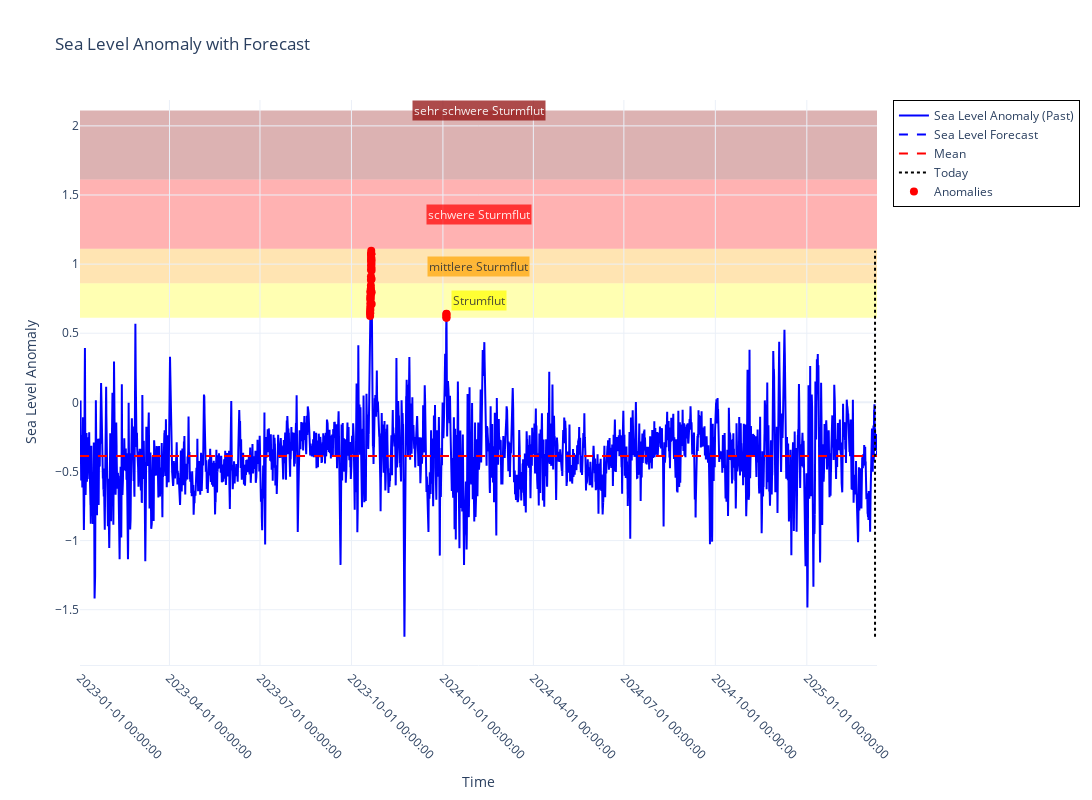

The code cell stored with this chart in its notebook:
### Code cell
import plotly.graph_objects as go
import pandas as pd
import datetime

# Aktuelles Datum bestimmen
today = datetime.datetime.today()


sla_mean = df['sla'].mean()

# Daten trennen: Vergangenheit vs. Zukunft
df_past = df[df['time'] <= today]
df_future = df[df['time'] > today]



# Identifikation von Anomalien mit Z-Score > 3
anomalies_grouped = anomalies.loc[anomalies['z_score'] > 3, ['time', 'sla', 'z_score']].groupby(by='time').mean().reset_index()

# Erstelle die Plotly-Figur
fig = go.Figure()

# Vergangenheit als durchgehende Linie
fig.add_trace(go.Scatter(
    x=df_past['time'], y=df_past['sla'], 
    mode='lines', name='Sea Level Anomaly (Past)', 
    line=dict(color='blue', dash='solid')
))

# Zukunft als gestrichelte Linie (Forecast)
fig.add_trace(go.Scatter(
    x=df_future['time'], y=df_future['sla'], 
    mode='lines', name='Sea Level Forecast', 
    line=dict(color='blue', dash='dash')
))

# Plot Mean 
fig.add_trace(go.Scatter(
    x=[df['time'].min(), df['time'].max()], y=[sla_mean, sla_mean],
    mode='lines', name='Mean',
    line=dict(color='red', dash='dash')
))

# Trennlinie für "Heute"
fig.add_trace(go.Scatter(
    x=[today, today], y=[df['sla'].min(), df['sla'].max()], 
    mode='lines', name='Today', 
    line=dict(color='black', dash='dot')
))

# Anomalien als rote Punkte
fig.add_trace(go.Scatter(
    x=anomalies_grouped['time'], y=anomalies_grouped['sla'], 
    mode='markers', name='Anomalies', 
    marker=dict(color='red', size=8)
))

# FARBBEREICHE für verschiedene Wasserstandshöhen
fig.add_shape(type="rect", x0=df['time'].min(), x1=df['time'].max(),
              y0=sla_mean + 1, y1=sla_mean + 1.25, fillcolor="yellow",
              opacity=0.3, layer="below", line_width=0, name='Low Anomaly')

fig.add_shape(type="rect", x0=df['time'].min(), x1=df['time'].max(),
              y0=sla_mean + 1.25, y1=sla_mean + 1.5, fillcolor="orange",
              opacity=0.3, layer="below", line_width=0)

fig.add_shape(type="rect", x0=df['time'].min(), x1=df['time'].max(),
              y0=sla_mean + 1.5, y1=sla_mean + 2, fillcolor="red",
              opacity=0.3, layer="below", line_width=0)

fig.add_shape(type="rect", x0=df['time'].min(), x1=df['time'].max(),
              y0=sla_mean + 2, y1=sla_mean + 2.5, fillcolor="darkred",
              opacity=0.3, layer="below", line_width=0)


fig.add_annotation(x=df['time'].median(), y=sla_mean + 1.125,
                   text="Strumflut", showarrow=False,
                   font=dict(size=12, color="black"),
                   bgcolor="yellow", opacity=0.7)

fig.add_annotation(x=df['time'].median(), y=sla_mean + 1.375,
                   text="mittlere Sturmflut", showarrow=False,
                   font=dict(size=12, color="black"),
                   bgcolor="orange", opacity=0.7)

fig.add_annotation(x=df['time'].median(), y=sla_mean + 1.75,
                   text="schwere Sturmflut", showarrow=False,
                   font=dict(size=12, color="white"),
                   bgcolor="red", opacity=0.7)

fig.add_annotation(x=df['time'].median(), y=sla_mean + 2.5,
                   text="sehr schwere Sturmflut", showarrow=False,
                   font=dict(size=12, color="white"),
                   bgcolor="darkred", opacity=0.7)


# Layout anpassen
fig.update_layout(
    title='Sea Level Anomaly with Forecast',
    xaxis_title='Time',
    yaxis_title='Sea Level Anomaly',
    width=1500,
    height=800,
    xaxis=dict(
        tickangle=45, 
        tickformat='%Y-%m-%d %H:%M:%S',
        showline=True,
        
        rangeslider=dict(visible=False),
        type='date'
    ),
    legend=dict(
        x=1.02,  # Position rechts außerhalb des Plots
        y=1,  
        xanchor='left',  # Legende am linken Rand der Position ausrichten
        yanchor='top',
        bgcolor='rgba(255,255,255,0.6)',  # Hintergrund für bessere Lesbarkeit
        bordercolor='black',
        borderwidth=1
    ),
    template='plotly_white'
)

fig.show()

### Figure 1 — Plotly figure (JSON) as saved in the notebook; plotly's stock layout.template omitted (floating-point values rounded to 4 significant figures; data arrays with more than 128 entries replaced by an {"elided": "..."} marker saying what was removed)
{"data": [{"line": {"color": "blue", "dash": "solid"}, "mode": "lines", "name": "Sea Level Anomaly (Past)", "type": "scatter", "x": {"elided": "19191 str values"}, "y": {"elided": "19191 float values"}}, {"line": {"color": "blue", "dash": "dash"}, "mode": "lines", "name": "Sea Level Forecast", "type": "scatter", "x": ["2025-03-10T15:00:00.000000000", "2025-03-10T16:00:00.000000000", "2025-03-10T17:00:00.000000000", "2025-03-10T18:00:00.000000000", "2025-03-10T19:00:00.000000000", "2025-03-10T20:00:00.000000000", "2025-03-10T21:00:00.000000000", "2025-03-10T22:00:00.000000000", "2025-03-10T23:00:00.000000000", "2025-03-11T00:00:00.000000000", "2025-03-11T01:00:00.000000000", "2025-03-11T02:00:00.000000000", "2025-03-11T03:00:00.000000000", "2025-03-11T04:00:00.000000000", "2025-03-11T05:00:00.000000000", "2025-03-11T06:00:00.000000000", "2025-03-11T07:00:00.000000000", "2025-03-11T08:00:00.000000000", "2025-03-11T09:00:00.000000000", "2025-03-11T10:00:00.000000000", "2025-03-11T11:00:00.000000000", "2025-03-11T12:00:00.000000000", "2025-03-11T13:00:00.000000000", "2025-03-11T14:00:00.000000000", "2025-03-11T15:00:00.000000000", "2025-03-11T16:00:00.000000000", "2025-03-11T17:00:00.000000000", "2025-03-11T18:00:00.000000000", "2025-03-11T19:00:00.000000000", "2025-03-11T20:00:00.000000000", "2025-03-11T21:00:00.000000000", "2025-03-11T22:00:00.000000000", "2025-03-11T23:00:00.000000000", "2025-03-12T00:00:00.000000000", "2025-03-12T01:00:00.000000000", "2025-03-12T02:00:00.000000000", "2025-03-12T03:00:00.000000000", "2025-03-12T04:00:00.000000000", "2025-03-12T05:00:00.000000000", "2025-03-12T06:00:00.000000000", "2025-03-12T07:00:00.000000000", "2025-03-12T08:00:00.000000000", "2025-03-12T09:00:00.000000000", "2025-03-12T10:00:00.000000000", "2025-03-12T11:00:00.000000000", "2025-03-12T12:00:00.000000000", "2025-03-12T13:00:00.000000000", "2025-03-12T14:00:00.000000000"], "y": [-0.195, -0.2084, -0.2367, -0.2832, -0.304, -0.3375, -0.3451, -0.3474, -0.3138, -0.2945, -0.2433, -0.2169, -0.1964, -0.213, -0.2206, -0.2541, -0.2778, -0.3045, -0.3182, -0.3294, -0.3151, -0.2985, -0.2679, -0.2446, -0.2317, -0.2291, -0.242, -0.2556, -0.2778, -0.2878, -0.3034, -0.3069, -0.3057, -0.2854, -0.2642, -0.2467, -0.241, -0.2494, -0.2743, -0.3026, -0.3329, -0.3564, -0.3753, -0.394, -0.4033, -0.3954, -0.375, -0.3508]}, {"line": {"color": "red", "dash": "dash"}, "mode": "lines", "name": "Mean", "type": "scatter", "x": ["2023-01-01T00:00:00", "2025-03-12T14:00:00"], "y": [-0.3887, -0.3887]}, {"line": {"color": "black", "dash": "dot"}, "mode": "lines", "name": "Today", "type": "scatter", "x": ["2025-03-10T14:19:42.170067", "2025-03-10T14:19:42.170067"], "y": [-1.696, 1.097]}, {"marker": {"color": "red", "size": 8}, "mode": "markers", "name": "Anomalies", "type": "scatter", "x": ["2023-10-19T19:00:00.000000000", "2023-10-19T20:00:00.000000000", "2023-10-19T21:00:00.000000000", "2023-10-19T22:00:00.000000000", "2023-10-19T23:00:00.000000000", "2023-10-20T00:00:00.000000000", "2023-10-20T01:00:00.000000000", "2023-10-20T02:00:00.000000000", "2023-10-20T03:00:00.000000000", "2023-10-20T04:00:00.000000000", "2023-10-20T05:00:00.000000000", "2023-10-20T06:00:00.000000000", "2023-10-20T07:00:00.000000000", "2023-10-20T08:00:00.000000000", "2023-10-20T09:00:00.000000000", "2023-10-20T10:00:00.000000000", "2023-10-20T11:00:00.000000000", "2023-10-20T12:00:00.000000000", "2023-10-20T13:00:00.000000000", "2023-10-20T14:00:00.000000000", "2023-10-20T15:00:00.000000000", "2023-10-20T16:00:00.000000000", "2023-10-20T17:00:00.000000000", "2023-10-20T18:00:00.000000000", "2023-10-20T19:00:00.000000000", "2023-10-20T20:00:00.000000000", "2023-10-20T21:00:00.000000000", "2023-10-20T22:00:00.000000000", "2023-10-20T23:00:00.000000000", "2023-10-21T00:00:00.000000000", "2023-10-21T01:00:00.000000000", "2023-10-21T02:00:00.000000000", "2023-10-21T03:00:00.000000000", "2023-10-21T04:00:00.000000000", "2023-10-21T05:00:00.000000000", "2023-10-21T06:00:00.000000000", "2023-10-21T07:00:00.000000000", "2023-10-21T08:00:00.000000000", "2023-10-21T09:00:00.000000000", "2024-01-04T11:00:00.000000000", "2024-01-04T12:00:00.000000000", "2024-01-04T13:00:00.000000000", "2024-01-04T14:00:00.000000000", "2024-01-04T15:00:00.000000000"], "y": [0.6247, 0.6478, 0.6449, 0.6642, 0.6748, 0.6943, 0.7173, 0.7461, 0.7624, 0.7439, 0.8017, 0.7617, 0.7997, 0.7754, 0.8, 0.7872, 0.8163, 0.8236, 0.8448, 0.8849, 0.9113, 0.9602, 0.9904, 1.023, 1.047, 1.069, 1.072, 1.097, 1.071, 1.078, 1.045, 1.029, 1.022, 1.001, 0.973, 0.9537, 0.8917, 0.7962, 0.711, 0.613, 0.628, 0.641, 0.6395, 0.6119]}], "layout": {"annotations": [{"bgcolor": "yellow", "font": {"color": "black", "size": 12}, "opacity": 0.7, "showarrow": false, "text": "Strumflut", "x": "2024-02-05T19:00:00", "y": 0.7363}, {"bgcolor": "orange", "font": {"color": "black", "size": 12}, "opacity": 0.7, "showarrow": false, "text": "mittlere Sturmflut", "x": "2024-02-05T19:00:00", "y": 0.9863}, {"bgcolor": "red", "font": {"color": "white", "size": 12}, "opacity": 0.7, "showarrow": false, "text": "schwere Sturmflut", "x": "2024-02-05T19:00:00", "y": 1.361}, {"bgcolor": "darkred", "font": {"color": "white", "size": 12}, "opacity": 0.7, "showarrow": false, "text": "sehr schwere Sturmflut", "x": "2024-02-05T19:00:00", "y": 2.111}], "height": 800, "legend": {"bgcolor": "rgba(255,255,255,0.6)", "bordercolor": "black", "borderwidth": 1, "x": 1.02, "xanchor": "left", "y": 1, "yanchor": "top"}, "shapes": [{"fillcolor": "yellow", "layer": "below", "line": {"width": 0}, "name": "Low Anomaly", "opacity": 0.3, "type": "rect", "x0": "2023-01-01T00:00:00", "x1": "2025-03-12T14:00:00", "y0": 0.6113, "y1": 0.8613}, {"fillcolor": "orange", "layer": "below", "line": {"width": 0}, "opacity": 0.3, "type": "rect", "x0": "2023-01-01T00:00:00", "x1": "2025-03-12T14:00:00", "y0": 0.8613, "y1": 1.111}, {"fillcolor": "red", "layer": "below", "line": {"width": 0}, "opacity": 0.3, "type": "rect", "x0": "2023-01-01T00:00:00", "x1": "2025-03-12T14:00:00", "y0": 1.111, "y1": 1.611}, {"fillcolor": "darkred", "layer": "below", "line": {"width": 0}, "opacity": 0.3, "type": "rect", "x0": "2023-01-01T00:00:00", "x1": "2025-03-12T14:00:00", "y0": 1.611, "y1": 2.111}], "title": {"text": "Sea Level Anomaly with Forecast"}, "width": 1500, "xaxis": {"rangeslider": {"visible": false}, "showline": true, "tickangle": 45, "tickformat": "%Y-%m-%d %H:%M:%S", "title": {"text": "Time"}, "type": "date"}, "yaxis": {"title": {"text": "Sea Level Anomaly"}}}}
